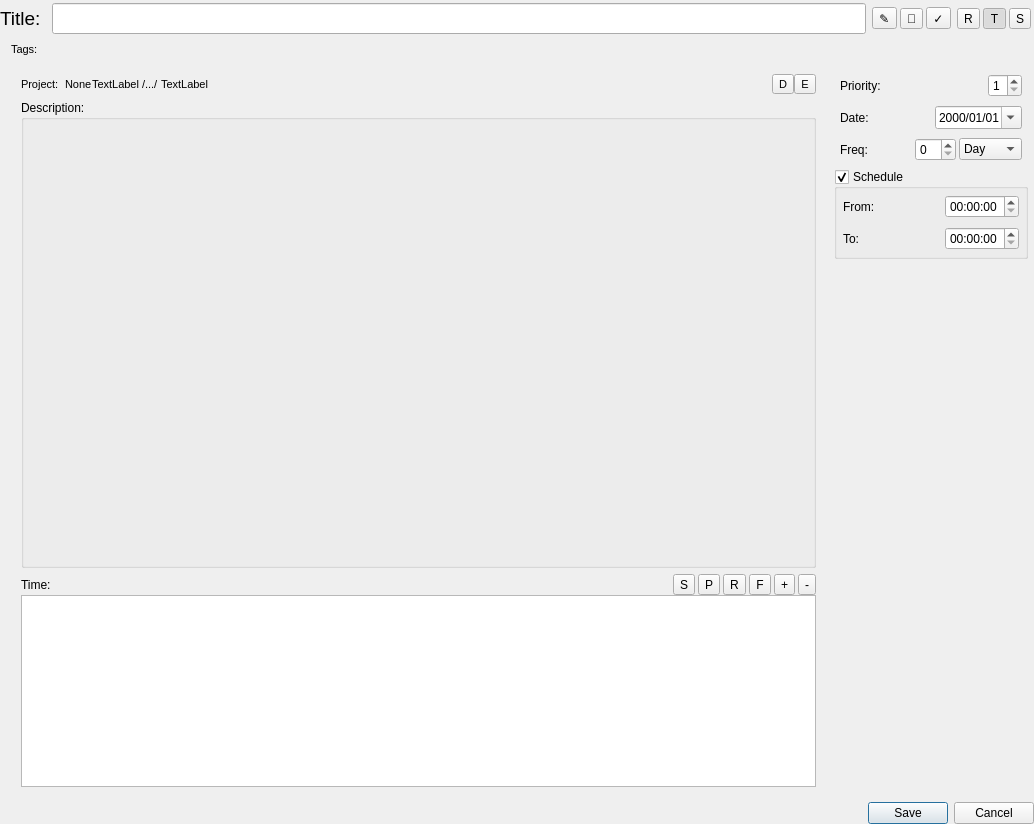
<?xml version="1.0" encoding="UTF-8"?>
<ui version="4.0">
 <class>ItemDetailWidget</class>
 <widget class="QWidget" name="ItemDetailWidget">
  <property name="geometry">
   <rect>
    <x>0</x>
    <y>0</y>
    <width>1034</width>
    <height>824</height>
   </rect>
  </property>
  <property name="sizePolicy">
   <sizepolicy hsizetype="Preferred" vsizetype="Preferred">
    <horstretch>0</horstretch>
    <verstretch>0</verstretch>
   </sizepolicy>
  </property>
  <property name="windowTitle">
   <string>Form</string>
  </property>
  <layout class="QVBoxLayout" name="verticalLayout">
   <property name="spacing">
    <number>3</number>
   </property>
   <property name="leftMargin">
    <number>0</number>
   </property>
   <property name="topMargin">
    <number>0</number>
   </property>
   <property name="rightMargin">
    <number>0</number>
   </property>
   <property name="bottomMargin">
    <number>0</number>
   </property>
   <item>
    <widget class="QWidget" name="widget" native="true">
     <property name="sizePolicy">
      <sizepolicy hsizetype="Preferred" vsizetype="Fixed">
       <horstretch>0</horstretch>
       <verstretch>0</verstretch>
      </sizepolicy>
     </property>
     <property name="maximumSize">
      <size>
       <width>16777215</width>
       <height>16777215</height>
      </size>
     </property>
     <layout class="QHBoxLayout" name="horizontalLayout">
      <property name="leftMargin">
       <number>0</number>
      </property>
      <property name="topMargin">
       <number>3</number>
      </property>
      <property name="rightMargin">
       <number>3</number>
      </property>
      <property name="bottomMargin">
       <number>3</number>
      </property>
      <item>
       <widget class="QLabel" name="label_2">
        <property name="sizePolicy">
         <sizepolicy hsizetype="Fixed" vsizetype="Preferred">
          <horstretch>0</horstretch>
          <verstretch>0</verstretch>
         </sizepolicy>
        </property>
        <property name="font">
         <font>
          <pointsize>14</pointsize>
         </font>
        </property>
        <property name="text">
         <string>Title: </string>
        </property>
       </widget>
      </item>
      <item>
       <widget class="QLineEdit" name="titleLineEdit">
        <property name="sizePolicy">
         <sizepolicy hsizetype="Expanding" vsizetype="Fixed">
          <horstretch>0</horstretch>
          <verstretch>0</verstretch>
         </sizepolicy>
        </property>
        <property name="font">
         <font>
          <pointsize>14</pointsize>
         </font>
        </property>
       </widget>
      </item>
      <item>
       <widget class="QWidget" name="toolButtonWidget" native="true">
        <property name="sizePolicy">
         <sizepolicy hsizetype="Fixed" vsizetype="Preferred">
          <horstretch>0</horstretch>
          <verstretch>0</verstretch>
         </sizepolicy>
        </property>
        <layout class="QHBoxLayout" name="horizontalLayout_11">
         <property name="spacing">
          <number>3</number>
         </property>
         <property name="leftMargin">
          <number>0</number>
         </property>
         <property name="topMargin">
          <number>0</number>
         </property>
         <property name="rightMargin">
          <number>0</number>
         </property>
         <property name="bottomMargin">
          <number>0</number>
         </property>
         <item>
          <widget class="QToolButton" name="editToolButton">
           <property name="text">
            <string>✎</string>
           </property>
          </widget>
         </item>
         <item>
          <widget class="QToolButton" name="deleteToolButton">
           <property name="text">
            <string>🚮</string>
           </property>
          </widget>
         </item>
         <item>
          <widget class="QToolButton" name="finishToolButton">
           <property name="text">
            <string>✓</string>
           </property>
          </widget>
         </item>
        </layout>
       </widget>
      </item>
      <item>
       <widget class="QWidget" name="modeButtonWidget" native="true">
        <property name="sizePolicy">
         <sizepolicy hsizetype="Fixed" vsizetype="Preferred">
          <horstretch>0</horstretch>
          <verstretch>0</verstretch>
         </sizepolicy>
        </property>
        <layout class="QHBoxLayout" name="horizontalLayout_4">
         <property name="spacing">
          <number>3</number>
         </property>
         <property name="leftMargin">
          <number>0</number>
         </property>
         <property name="topMargin">
          <number>0</number>
         </property>
         <property name="rightMargin">
          <number>0</number>
         </property>
         <property name="bottomMargin">
          <number>0</number>
         </property>
         <item>
          <widget class="QToolButton" name="recursionModeButton">
           <property name="text">
            <string>R</string>
           </property>
           <property name="checkable">
            <bool>true</bool>
           </property>
          </widget>
         </item>
         <item>
          <widget class="QToolButton" name="simpleModeButton">
           <property name="text">
            <string>T</string>
           </property>
           <property name="checkable">
            <bool>true</bool>
           </property>
           <property name="checked">
            <bool>true</bool>
           </property>
          </widget>
         </item>
         <item>
          <widget class="QToolButton" name="scheduleModeButton">
           <property name="text">
            <string>S</string>
           </property>
           <property name="checkable">
            <bool>true</bool>
           </property>
          </widget>
         </item>
        </layout>
       </widget>
      </item>
     </layout>
    </widget>
   </item>
   <item>
    <widget class="QWidget" name="tagsWidget" native="true">
     <layout class="QHBoxLayout" name="tagInfoWidgetLayout">
      <property name="spacing">
       <number>3</number>
      </property>
      <property name="leftMargin">
       <number>11</number>
      </property>
      <property name="topMargin">
       <number>3</number>
      </property>
      <property name="rightMargin">
       <number>3</number>
      </property>
      <property name="bottomMargin">
       <number>3</number>
      </property>
      <item>
       <widget class="QLabel" name="tagLabel">
        <property name="sizePolicy">
         <sizepolicy hsizetype="Preferred" vsizetype="Preferred">
          <horstretch>0</horstretch>
          <verstretch>0</verstretch>
         </sizepolicy>
        </property>
        <property name="font">
         <font>
          <pointsize>8</pointsize>
         </font>
        </property>
        <property name="text">
         <string>Tags:</string>
        </property>
       </widget>
      </item>
     </layout>
    </widget>
   </item>
   <item>
    <widget class="QWidget" name="widget_2" native="true">
     <layout class="QHBoxLayout" name="horizontalLayout_2">
      <property name="spacing">
       <number>0</number>
      </property>
      <property name="topMargin">
       <number>0</number>
      </property>
      <property name="rightMargin">
       <number>0</number>
      </property>
      <property name="bottomMargin">
       <number>0</number>
      </property>
      <item>
       <widget class="QWidget" name="widget_3" native="true">
        <layout class="QHBoxLayout" name="horizontalLayout_5">
         <property name="leftMargin">
          <number>3</number>
         </property>
         <property name="topMargin">
          <number>3</number>
         </property>
         <property name="rightMargin">
          <number>3</number>
         </property>
         <property name="bottomMargin">
          <number>3</number>
         </property>
         <item>
          <widget class="QWidget" name="widget_4" native="true">
           <layout class="QVBoxLayout" name="verticalLayout_5">
            <item>
             <widget class="QWidget" name="projectInfoWidget" native="true">
              <property name="sizePolicy">
               <sizepolicy hsizetype="Preferred" vsizetype="Fixed">
                <horstretch>0</horstretch>
                <verstretch>0</verstretch>
               </sizepolicy>
              </property>
              <layout class="QVBoxLayout" name="verticalLayout_7">
               <property name="spacing">
                <number>0</number>
               </property>
               <property name="leftMargin">
                <number>0</number>
               </property>
               <property name="topMargin">
                <number>0</number>
               </property>
               <property name="rightMargin">
                <number>0</number>
               </property>
               <property name="bottomMargin">
                <number>0</number>
               </property>
               <item>
                <widget class="QWidget" name="widget_7" native="true">
                 <property name="font">
                  <font>
                   <pointsize>6</pointsize>
                  </font>
                 </property>
                 <layout class="QHBoxLayout" name="horizontalLayout_12">
                  <property name="spacing">
                   <number>0</number>
                  </property>
                  <property name="leftMargin">
                   <number>0</number>
                  </property>
                  <property name="topMargin">
                   <number>0</number>
                  </property>
                  <property name="rightMargin">
                   <number>0</number>
                  </property>
                  <property name="bottomMargin">
                   <number>0</number>
                  </property>
                  <item>
                   <widget class="QLabel" name="label_8">
                    <property name="font">
                     <font>
                      <pointsize>8</pointsize>
                     </font>
                    </property>
                    <property name="text">
                     <string>Project:  </string>
                    </property>
                   </widget>
                  </item>
                  <item>
                   <widget class="QLabel" name="noneLabel">
                    <property name="font">
                     <font>
                      <pointsize>8</pointsize>
                     </font>
                    </property>
                    <property name="text">
                     <string>None</string>
                    </property>
                   </widget>
                  </item>
                  <item>
                   <widget class="QWidget" name="pathWidget" native="true">
                    <layout class="QHBoxLayout" name="horizontalLayout_13">
                     <property name="spacing">
                      <number>2</number>
                     </property>
                     <property name="leftMargin">
                      <number>0</number>
                     </property>
                     <property name="topMargin">
                      <number>0</number>
                     </property>
                     <property name="rightMargin">
                      <number>0</number>
                     </property>
                     <property name="bottomMargin">
                      <number>0</number>
                     </property>
                     <item>
                      <widget class="QLabel" name="rootProjectLabel">
                       <property name="font">
                        <font>
                         <pointsize>8</pointsize>
                        </font>
                       </property>
                       <property name="text">
                        <string>TextLabel</string>
                       </property>
                      </widget>
                     </item>
                     <item>
                      <widget class="QLabel" name="label_9">
                       <property name="font">
                        <font>
                         <pointsize>8</pointsize>
                        </font>
                       </property>
                       <property name="text">
                        <string>/.../</string>
                       </property>
                      </widget>
                     </item>
                     <item>
                      <widget class="QLabel" name="directProjectLabel">
                       <property name="font">
                        <font>
                         <pointsize>8</pointsize>
                        </font>
                       </property>
                       <property name="text">
                        <string>TextLabel</string>
                       </property>
                      </widget>
                     </item>
                    </layout>
                   </widget>
                  </item>
                  <item>
                   <spacer name="horizontalSpacer">
                    <property name="orientation">
                     <enum>Qt::Horizontal</enum>
                    </property>
                    <property name="sizeHint" stdset="0">
                     <size>
                      <width>40</width>
                      <height>20</height>
                     </size>
                    </property>
                   </spacer>
                  </item>
                  <item>
                   <widget class="QWidget" name="relationOperationWidget" native="true">
                    <layout class="QHBoxLayout" name="horizontalLayout_14">
                     <property name="spacing">
                      <number>0</number>
                     </property>
                     <property name="leftMargin">
                      <number>0</number>
                     </property>
                     <property name="topMargin">
                      <number>0</number>
                     </property>
                     <property name="rightMargin">
                      <number>0</number>
                     </property>
                     <property name="bottomMargin">
                      <number>0</number>
                     </property>
                     <item>
                      <widget class="QToolButton" name="deleteRelationToolButton">
                       <property name="font">
                        <font>
                         <pointsize>8</pointsize>
                        </font>
                       </property>
                       <property name="text">
                        <string>D</string>
                       </property>
                      </widget>
                     </item>
                     <item>
                      <widget class="QToolButton" name="editRelationToolButton">
                       <property name="font">
                        <font>
                         <pointsize>8</pointsize>
                        </font>
                       </property>
                       <property name="text">
                        <string>E</string>
                       </property>
                      </widget>
                     </item>
                    </layout>
                   </widget>
                  </item>
                 </layout>
                </widget>
               </item>
              </layout>
             </widget>
            </item>
            <item>
             <widget class="QGroupBox" name="descriptionGroupBox">
              <property name="title">
               <string>Description:</string>
              </property>
              <layout class="QVBoxLayout" name="groupBoxVerticalLayout">
               <property name="spacing">
                <number>3</number>
               </property>
               <property name="leftMargin">
                <number>0</number>
               </property>
               <property name="topMargin">
                <number>0</number>
               </property>
               <property name="rightMargin">
                <number>0</number>
               </property>
               <property name="bottomMargin">
                <number>0</number>
               </property>
              </layout>
             </widget>
            </item>
            <item>
             <widget class="QWidget" name="timeWidget" native="true">
              <property name="sizePolicy">
               <sizepolicy hsizetype="Preferred" vsizetype="Fixed">
                <horstretch>0</horstretch>
                <verstretch>0</verstretch>
               </sizepolicy>
              </property>
              <layout class="QVBoxLayout" name="verticalLayout_6">
               <property name="spacing">
                <number>0</number>
               </property>
               <property name="leftMargin">
                <number>0</number>
               </property>
               <property name="topMargin">
                <number>0</number>
               </property>
               <property name="rightMargin">
                <number>0</number>
               </property>
               <property name="bottomMargin">
                <number>0</number>
               </property>
               <item>
                <widget class="QWidget" name="timeOperationWidget" native="true">
                 <property name="sizePolicy">
                  <sizepolicy hsizetype="Preferred" vsizetype="Fixed">
                   <horstretch>0</horstretch>
                   <verstretch>0</verstretch>
                  </sizepolicy>
                 </property>
                 <layout class="QHBoxLayout" name="horizontalLayout_15">
                  <property name="spacing">
                   <number>3</number>
                  </property>
                  <property name="leftMargin">
                   <number>0</number>
                  </property>
                  <property name="topMargin">
                   <number>0</number>
                  </property>
                  <property name="rightMargin">
                   <number>0</number>
                  </property>
                  <property name="bottomMargin">
                   <number>0</number>
                  </property>
                  <item>
                   <widget class="QLabel" name="label">
                    <property name="sizePolicy">
                     <sizepolicy hsizetype="Fixed" vsizetype="Preferred">
                      <horstretch>0</horstretch>
                      <verstretch>0</verstretch>
                     </sizepolicy>
                    </property>
                    <property name="text">
                     <string>Time:  </string>
                    </property>
                   </widget>
                  </item>
                  <item>
                   <widget class="QLabel" name="totalTimeLabel">
                    <property name="text">
                     <string/>
                    </property>
                   </widget>
                  </item>
                  <item>
                   <widget class="QWidget" name="recordControlWidget" native="true">
                    <property name="sizePolicy">
                     <sizepolicy hsizetype="Fixed" vsizetype="Preferred">
                      <horstretch>0</horstretch>
                      <verstretch>0</verstretch>
                     </sizepolicy>
                    </property>
                    <layout class="QHBoxLayout" name="horizontalLayout_16">
                     <property name="spacing">
                      <number>3</number>
                     </property>
                     <property name="leftMargin">
                      <number>0</number>
                     </property>
                     <property name="topMargin">
                      <number>0</number>
                     </property>
                     <property name="rightMargin">
                      <number>0</number>
                     </property>
                     <property name="bottomMargin">
                      <number>0</number>
                     </property>
                     <item>
                      <widget class="QToolButton" name="startRecordToolButton">
                       <property name="text">
                        <string>S</string>
                       </property>
                      </widget>
                     </item>
                     <item>
                      <widget class="QToolButton" name="pauseRecordToolButton">
                       <property name="text">
                        <string>P</string>
                       </property>
                      </widget>
                     </item>
                     <item>
                      <widget class="QToolButton" name="resumeRecordToolButton">
                       <property name="text">
                        <string>R</string>
                       </property>
                      </widget>
                     </item>
                     <item>
                      <widget class="QToolButton" name="finishRecordToolButton">
                       <property name="text">
                        <string>F</string>
                       </property>
                      </widget>
                     </item>
                    </layout>
                   </widget>
                  </item>
                  <item>
                   <widget class="QWidget" name="timeEditWidget" native="true">
                    <property name="sizePolicy">
                     <sizepolicy hsizetype="Fixed" vsizetype="Preferred">
                      <horstretch>0</horstretch>
                      <verstretch>0</verstretch>
                     </sizepolicy>
                    </property>
                    <layout class="QHBoxLayout" name="horizontalLayout_17">
                     <property name="spacing">
                      <number>3</number>
                     </property>
                     <property name="leftMargin">
                      <number>0</number>
                     </property>
                     <property name="topMargin">
                      <number>0</number>
                     </property>
                     <property name="rightMargin">
                      <number>0</number>
                     </property>
                     <property name="bottomMargin">
                      <number>0</number>
                     </property>
                     <item>
                      <widget class="QToolButton" name="addTimePieceToolButton">
                       <property name="text">
                        <string>+</string>
                       </property>
                      </widget>
                     </item>
                     <item>
                      <widget class="QToolButton" name="deleteTimePieceToolButton">
                       <property name="text">
                        <string>-</string>
                       </property>
                      </widget>
                     </item>
                    </layout>
                   </widget>
                  </item>
                 </layout>
                </widget>
               </item>
               <item>
                <widget class="QTableView" name="timeTableView"/>
               </item>
              </layout>
             </widget>
            </item>
           </layout>
          </widget>
         </item>
         <item>
          <widget class="QWidget" name="scheduleDetailsWidget" native="true">
           <property name="sizePolicy">
            <sizepolicy hsizetype="Fixed" vsizetype="Preferred">
             <horstretch>0</horstretch>
             <verstretch>0</verstretch>
            </sizepolicy>
           </property>
           <layout class="QVBoxLayout" name="verticalLayout_2">
            <property name="spacing">
             <number>2</number>
            </property>
            <property name="leftMargin">
             <number>3</number>
            </property>
            <property name="topMargin">
             <number>3</number>
            </property>
            <property name="rightMargin">
             <number>3</number>
            </property>
            <property name="bottomMargin">
             <number>3</number>
            </property>
            <item>
             <widget class="QWidget" name="widget_9" native="true">
              <layout class="QVBoxLayout" name="verticalLayout_3">
               <property name="spacing">
                <number>3</number>
               </property>
               <property name="leftMargin">
                <number>3</number>
               </property>
               <property name="topMargin">
                <number>3</number>
               </property>
               <property name="rightMargin">
                <number>3</number>
               </property>
               <property name="bottomMargin">
                <number>3</number>
               </property>
               <item>
                <widget class="QWidget" name="priorityWidget" native="true">
                 <layout class="QHBoxLayout" name="horizontalLayout_10">
                  <property name="leftMargin">
                   <number>3</number>
                  </property>
                  <property name="topMargin">
                   <number>3</number>
                  </property>
                  <property name="rightMargin">
                   <number>3</number>
                  </property>
                  <property name="bottomMargin">
                   <number>3</number>
                  </property>
                  <item>
                   <widget class="QLabel" name="label_7">
                    <property name="text">
                     <string>Priority: </string>
                    </property>
                   </widget>
                  </item>
                  <item>
                   <spacer name="horizontalSpacer_8">
                    <property name="orientation">
                     <enum>Qt::Horizontal</enum>
                    </property>
                    <property name="sizeHint" stdset="0">
                     <size>
                      <width>40</width>
                      <height>20</height>
                     </size>
                    </property>
                   </spacer>
                  </item>
                  <item>
                   <widget class="QSpinBox" name="prioritySpinBox">
                    <property name="minimum">
                     <number>1</number>
                    </property>
                    <property name="maximum">
                     <number>5</number>
                    </property>
                   </widget>
                  </item>
                 </layout>
                </widget>
               </item>
               <item>
                <widget class="QWidget" name="scheduleDateWdiget" native="true">
                 <layout class="QHBoxLayout" name="horizontalLayout_8">
                  <property name="spacing">
                   <number>3</number>
                  </property>
                  <property name="leftMargin">
                   <number>3</number>
                  </property>
                  <property name="topMargin">
                   <number>3</number>
                  </property>
                  <property name="rightMargin">
                   <number>3</number>
                  </property>
                  <property name="bottomMargin">
                   <number>3</number>
                  </property>
                  <item>
                   <widget class="QLabel" name="label_5">
                    <property name="text">
                     <string>Date: </string>
                    </property>
                   </widget>
                  </item>
                  <item>
                   <spacer name="horizontalSpacer_6">
                    <property name="orientation">
                     <enum>Qt::Horizontal</enum>
                    </property>
                    <property name="sizeHint" stdset="0">
                     <size>
                      <width>40</width>
                      <height>20</height>
                     </size>
                    </property>
                   </spacer>
                  </item>
                  <item>
                   <widget class="QDateEdit" name="scheduleDateEdit">
                    <property name="displayFormat">
                     <string>yyyy/MM/dd</string>
                    </property>
                    <property name="calendarPopup">
                     <bool>true</bool>
                    </property>
                   </widget>
                  </item>
                 </layout>
                </widget>
               </item>
               <item>
                <widget class="QWidget" name="scheduleFreqWidget" native="true">
                 <layout class="QHBoxLayout" name="horizontalLayout_9">
                  <property name="spacing">
                   <number>3</number>
                  </property>
                  <property name="leftMargin">
                   <number>3</number>
                  </property>
                  <property name="topMargin">
                   <number>3</number>
                  </property>
                  <property name="rightMargin">
                   <number>3</number>
                  </property>
                  <property name="bottomMargin">
                   <number>3</number>
                  </property>
                  <item>
                   <widget class="QLabel" name="label_6">
                    <property name="text">
                     <string>Freq: </string>
                    </property>
                   </widget>
                  </item>
                  <item>
                   <spacer name="horizontalSpacer_7">
                    <property name="orientation">
                     <enum>Qt::Horizontal</enum>
                    </property>
                    <property name="sizeHint" stdset="0">
                     <size>
                      <width>40</width>
                      <height>20</height>
                     </size>
                    </property>
                   </spacer>
                  </item>
                  <item>
                   <widget class="QSpinBox" name="scheduleFreqSpinBox"/>
                  </item>
                  <item>
                   <widget class="QComboBox" name="scheduleComboBox">
                    <property name="sizePolicy">
                     <sizepolicy hsizetype="Preferred" vsizetype="Fixed">
                      <horstretch>0</horstretch>
                      <verstretch>0</verstretch>
                     </sizepolicy>
                    </property>
                    <item>
                     <property name="text">
                      <string>Day</string>
                     </property>
                    </item>
                    <item>
                     <property name="text">
                      <string>Week</string>
                     </property>
                    </item>
                    <item>
                     <property name="text">
                      <string>Month</string>
                     </property>
                    </item>
                   </widget>
                  </item>
                 </layout>
                </widget>
               </item>
              </layout>
             </widget>
            </item>
            <item>
             <widget class="QGroupBox" name="scheduleTimeGroupBox">
              <property name="title">
               <string>Schedule</string>
              </property>
              <property name="checkable">
               <bool>true</bool>
              </property>
              <layout class="QVBoxLayout" name="verticalLayout_4">
               <property name="spacing">
                <number>3</number>
               </property>
               <property name="leftMargin">
                <number>3</number>
               </property>
               <property name="topMargin">
                <number>3</number>
               </property>
               <property name="rightMargin">
                <number>3</number>
               </property>
               <property name="bottomMargin">
                <number>3</number>
               </property>
               <item>
                <widget class="QWidget" name="scheduleFromWidget" native="true">
                 <layout class="QHBoxLayout" name="horizontalLayout_6">
                  <property name="spacing">
                   <number>3</number>
                  </property>
                  <property name="leftMargin">
                   <number>3</number>
                  </property>
                  <property name="topMargin">
                   <number>3</number>
                  </property>
                  <property name="rightMargin">
                   <number>3</number>
                  </property>
                  <property name="bottomMargin">
                   <number>3</number>
                  </property>
                  <item>
                   <widget class="QLabel" name="label_3">
                    <property name="text">
                     <string>From: </string>
                    </property>
                   </widget>
                  </item>
                  <item>
                   <spacer name="horizontalSpacer_4">
                    <property name="orientation">
                     <enum>Qt::Horizontal</enum>
                    </property>
                    <property name="sizeHint" stdset="0">
                     <size>
                      <width>40</width>
                      <height>20</height>
                     </size>
                    </property>
                   </spacer>
                  </item>
                  <item>
                   <widget class="QTimeEdit" name="scheduleFromTimeEdit"/>
                  </item>
                 </layout>
                </widget>
               </item>
               <item>
                <widget class="QWidget" name="scheduleToWidget" native="true">
                 <layout class="QHBoxLayout" name="horizontalLayout_7">
                  <property name="spacing">
                   <number>3</number>
                  </property>
                  <property name="leftMargin">
                   <number>3</number>
                  </property>
                  <property name="topMargin">
                   <number>3</number>
                  </property>
                  <property name="rightMargin">
                   <number>3</number>
                  </property>
                  <property name="bottomMargin">
                   <number>3</number>
                  </property>
                  <item>
                   <widget class="QLabel" name="label_4">
                    <property name="text">
                     <string>To: </string>
                    </property>
                   </widget>
                  </item>
                  <item>
                   <spacer name="horizontalSpacer_5">
                    <property name="orientation">
                     <enum>Qt::Horizontal</enum>
                    </property>
                    <property name="sizeHint" stdset="0">
                     <size>
                      <width>40</width>
                      <height>20</height>
                     </size>
                    </property>
                   </spacer>
                  </item>
                  <item>
                   <widget class="QTimeEdit" name="scheduleToTimeEdit"/>
                  </item>
                 </layout>
                </widget>
               </item>
              </layout>
             </widget>
            </item>
            <item>
             <spacer name="verticalSpacer">
              <property name="orientation">
               <enum>Qt::Vertical</enum>
              </property>
              <property name="sizeHint" stdset="0">
               <size>
                <width>20</width>
                <height>40</height>
               </size>
              </property>
             </spacer>
            </item>
            <item>
             <widget class="QWidget" name="widget_5" native="true">
              <layout class="QHBoxLayout" name="horizontalLayout_3">
               <item>
                <widget class="QLabel" name="itemDetailInfoLabel">
                 <property name="font">
                  <font>
                   <pointsize>8</pointsize>
                  </font>
                 </property>
                 <property name="text">
                  <string/>
                 </property>
                </widget>
               </item>
               <item>
                <spacer name="horizontalSpacer_3">
                 <property name="orientation">
                  <enum>Qt::Horizontal</enum>
                 </property>
                 <property name="sizeHint" stdset="0">
                  <size>
                   <width>40</width>
                   <height>20</height>
                  </size>
                 </property>
                </spacer>
               </item>
              </layout>
             </widget>
            </item>
           </layout>
          </widget>
         </item>
        </layout>
       </widget>
      </item>
     </layout>
    </widget>
   </item>
   <item>
    <widget class="QDialogButtonBox" name="buttonBox">
     <property name="standardButtons">
      <set>QDialogButtonBox::Cancel|QDialogButtonBox::Save</set>
     </property>
    </widget>
   </item>
  </layout>
 </widget>
 <resources/>
 <connections/>
</ui>
